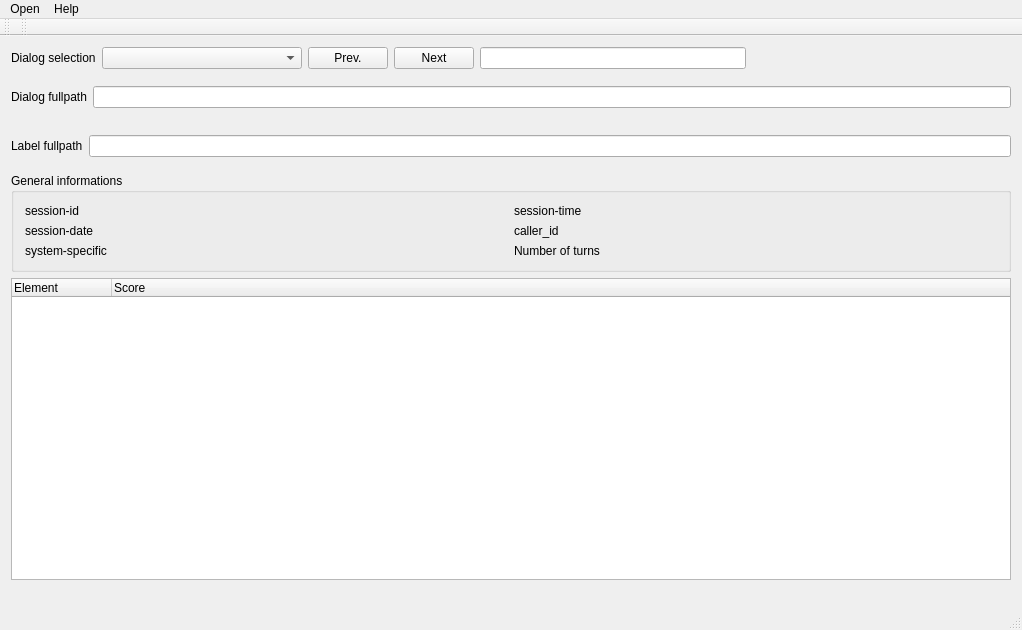
<?xml version="1.0" encoding="UTF-8"?>
<ui version="4.0">
 <class>MainWindow</class>
 <widget class="QMainWindow" name="MainWindow">
  <property name="geometry">
   <rect>
    <x>0</x>
    <y>0</y>
    <width>1022</width>
    <height>630</height>
   </rect>
  </property>
  <property name="windowTitle">
   <string>Dialog State Tracker JSON viewer</string>
  </property>
  <widget class="QWidget" name="centralWidget">
   <layout class="QVBoxLayout" name="verticalLayout_2">
    <item>
     <layout class="QVBoxLayout" name="verticalLayout">
      <property name="bottomMargin">
       <number>17</number>
      </property>
      <item>
       <layout class="QHBoxLayout" name="horizontalLayout">
        <item>
         <widget class="QLabel" name="label">
          <property name="text">
           <string>Dialog selection</string>
          </property>
         </widget>
        </item>
        <item>
         <widget class="QComboBox" name="dialog_combBox">
          <property name="minimumSize">
           <size>
            <width>200</width>
            <height>0</height>
           </size>
          </property>
         </widget>
        </item>
        <item>
         <widget class="QPushButton" name="dialog_prevButton">
          <property name="text">
           <string>Prev.</string>
          </property>
         </widget>
        </item>
        <item>
         <widget class="QPushButton" name="dialog_nextButton">
          <property name="text">
           <string>Next</string>
          </property>
         </widget>
        </item>
        <item>
         <widget class="QLineEdit" name="dialog_prefix_lineedit"/>
        </item>
        <item>
         <spacer name="horizontalSpacer">
          <property name="orientation">
           <enum>Qt::Horizontal</enum>
          </property>
          <property name="sizeHint" stdset="0">
           <size>
            <width>40</width>
            <height>20</height>
           </size>
          </property>
         </spacer>
        </item>
       </layout>
      </item>
      <item>
       <layout class="QHBoxLayout" name="horizontalLayout_2">
        <property name="topMargin">
         <number>11</number>
        </property>
        <property name="bottomMargin">
         <number>11</number>
        </property>
        <item>
         <widget class="QLabel" name="label_8">
          <property name="text">
           <string>Dialog fullpath</string>
          </property>
         </widget>
        </item>
        <item>
         <widget class="QLineEdit" name="dialog_fullpath">
          <property name="readOnly">
           <bool>true</bool>
          </property>
         </widget>
        </item>
       </layout>
      </item>
      <item>
       <layout class="QHBoxLayout" name="horizontalLayout_3">
        <property name="topMargin">
         <number>10</number>
        </property>
        <property name="bottomMargin">
         <number>10</number>
        </property>
        <item>
         <widget class="QLabel" name="label_9">
          <property name="text">
           <string>Label fullpath</string>
          </property>
         </widget>
        </item>
        <item>
         <widget class="QLineEdit" name="labels_fullpath">
          <property name="readOnly">
           <bool>true</bool>
          </property>
         </widget>
        </item>
       </layout>
      </item>
      <item>
       <widget class="QGroupBox" name="groupBox">
        <property name="title">
         <string>General informations</string>
        </property>
        <layout class="QGridLayout" name="gridLayout_2">
         <item row="0" column="0">
          <layout class="QGridLayout" name="gridLayout">
           <item row="0" column="0">
            <widget class="QLabel" name="label_2">
             <property name="text">
              <string>session-id</string>
             </property>
            </widget>
           </item>
           <item row="1" column="1">
            <widget class="QLabel" name="session_date_label">
             <property name="text">
              <string/>
             </property>
            </widget>
           </item>
           <item row="0" column="1">
            <widget class="QLabel" name="sessions_id_label">
             <property name="text">
              <string/>
             </property>
            </widget>
           </item>
           <item row="0" column="3">
            <widget class="QLabel" name="session_time_label">
             <property name="text">
              <string/>
             </property>
            </widget>
           </item>
           <item row="0" column="2">
            <widget class="QLabel" name="label_3">
             <property name="text">
              <string>session-time</string>
             </property>
            </widget>
           </item>
           <item row="1" column="3">
            <widget class="QLabel" name="caller_id_label">
             <property name="text">
              <string/>
             </property>
            </widget>
           </item>
           <item row="1" column="2">
            <widget class="QLabel" name="label_5">
             <property name="text">
              <string>caller_id</string>
             </property>
            </widget>
           </item>
           <item row="1" column="0">
            <widget class="QLabel" name="label_4">
             <property name="text">
              <string>session-date</string>
             </property>
            </widget>
           </item>
           <item row="2" column="0">
            <widget class="QLabel" name="label_6">
             <property name="text">
              <string>system-specific</string>
             </property>
            </widget>
           </item>
           <item row="2" column="1">
            <widget class="QLabel" name="system_specific_label">
             <property name="text">
              <string/>
             </property>
            </widget>
           </item>
           <item row="2" column="2">
            <widget class="QLabel" name="label_7">
             <property name="text">
              <string>Number of turns</string>
             </property>
            </widget>
           </item>
           <item row="2" column="3">
            <widget class="QLabel" name="number_of_turns_label">
             <property name="text">
              <string/>
             </property>
            </widget>
           </item>
          </layout>
         </item>
        </layout>
       </widget>
      </item>
      <item>
       <widget class="QTreeWidget" name="dialog_tree_view">
        <column>
         <property name="text">
          <string>Element</string>
         </property>
        </column>
        <column>
         <property name="text">
          <string>Score</string>
         </property>
        </column>
       </widget>
      </item>
     </layout>
    </item>
   </layout>
  </widget>
  <widget class="QMenuBar" name="menuBar">
   <property name="geometry">
    <rect>
     <x>0</x>
     <y>0</y>
     <width>1022</width>
     <height>27</height>
    </rect>
   </property>
   <widget class="QMenu" name="menuFile">
    <property name="title">
     <string>Open</string>
    </property>
    <addaction name="actionOpen_ontology"/>
    <addaction name="actionOpen_dialogs"/>
    <addaction name="actionOpen_tracker_output"/>
    <addaction name="actionQuit"/>
   </widget>
   <widget class="QMenu" name="menuHelp">
    <property name="title">
     <string>Help</string>
    </property>
    <addaction name="actionManual"/>
   </widget>
   <addaction name="menuFile"/>
   <addaction name="menuHelp"/>
  </widget>
  <widget class="QToolBar" name="mainToolBar">
   <attribute name="toolBarArea">
    <enum>TopToolBarArea</enum>
   </attribute>
   <attribute name="toolBarBreak">
    <bool>false</bool>
   </attribute>
  </widget>
  <widget class="QStatusBar" name="statusBar"/>
  <widget class="QToolBar" name="toolBar">
   <property name="windowTitle">
    <string>toolBar</string>
   </property>
   <attribute name="toolBarArea">
    <enum>TopToolBarArea</enum>
   </attribute>
   <attribute name="toolBarBreak">
    <bool>false</bool>
   </attribute>
  </widget>
  <action name="actionOpen_ontology">
   <property name="text">
    <string>Open ontology</string>
   </property>
  </action>
  <action name="actionOpen_dialogs">
   <property name="text">
    <string>Open dialog file list</string>
   </property>
  </action>
  <action name="actionOpen_tracker_output">
   <property name="text">
    <string>Open tracker output</string>
   </property>
  </action>
  <action name="actionManual">
   <property name="text">
    <string>Manual</string>
   </property>
  </action>
  <action name="actionQuit">
   <property name="text">
    <string>Quit</string>
   </property>
  </action>
 </widget>
 <layoutdefault spacing="6" margin="11"/>
 <connections/>
</ui>
